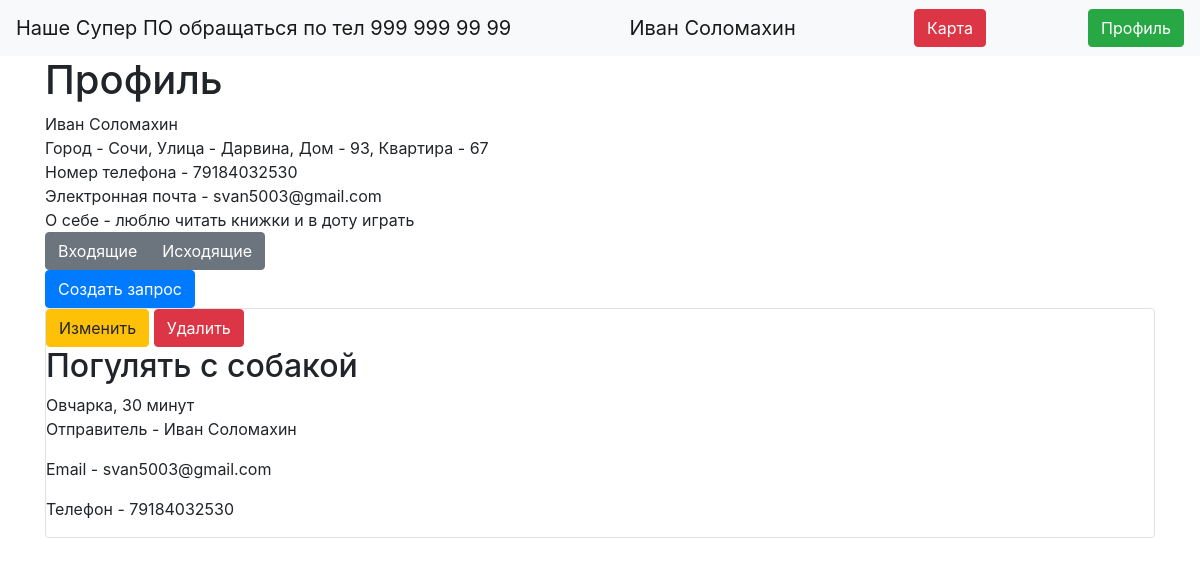
The page /profile (signed in) on the database as committed earlier.
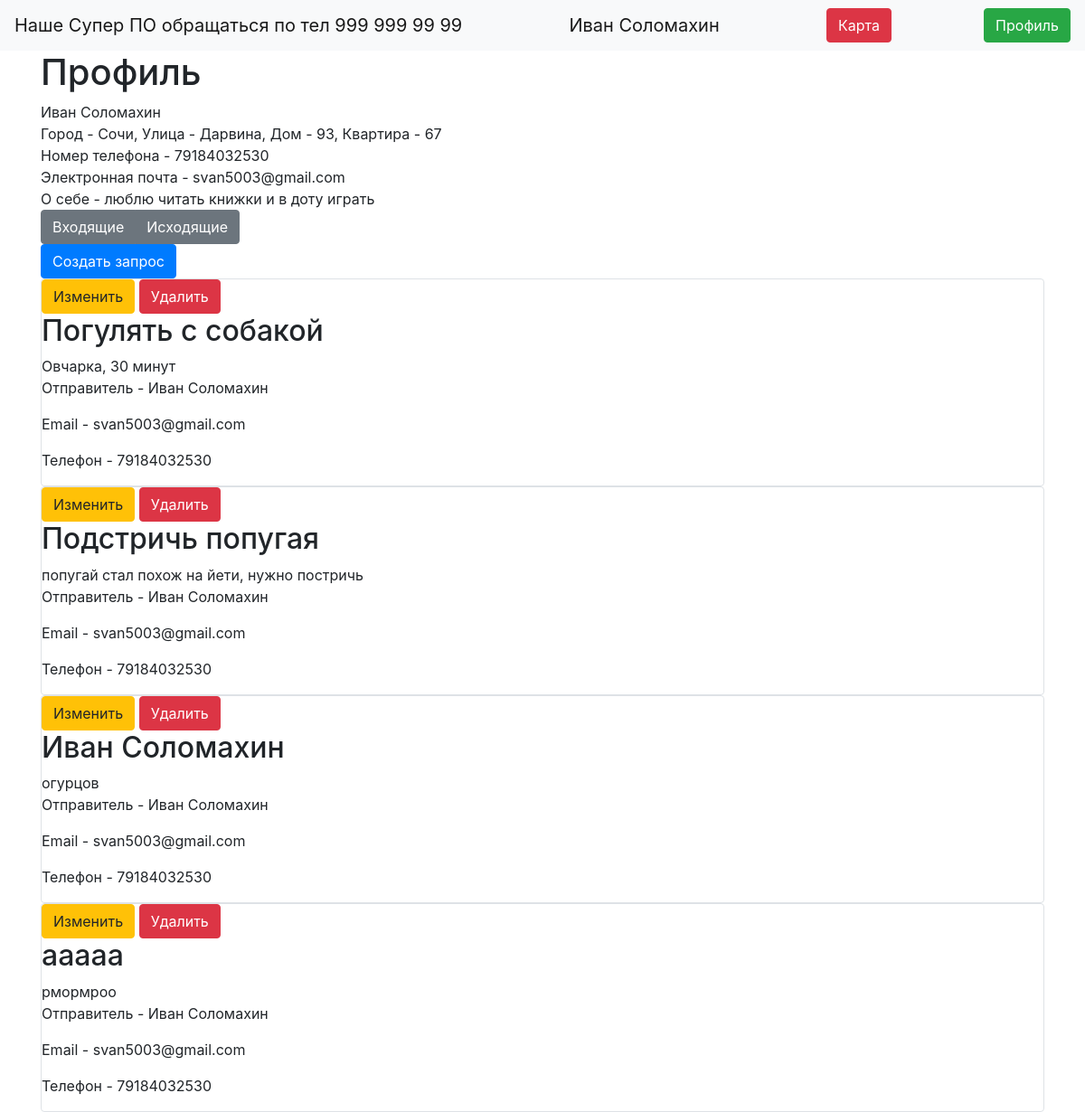
The same page on the database as committed later.
### data/users.py (models this page shows, shortened)
class User(SqlAlchemyBase, UserMixin):
    __tablename__ = 'users'
    id = sqlalchemy.Column(sqlalchemy.Integer,
                           primary_key=True, autoincrement=True)
    surname = sqlalchemy.Column(sqlalchemy.String, nullable=True)
    name = sqlalchemy.Column(sqlalchemy.String, nullable=True)
    address = sqlalchemy.Column(sqlalchemy.JSON, nullable=True)
    telephone_number = sqlalchemy.Column(sqlalchemy.Integer, nullable=True)
    email = sqlalchemy.Column(sqlalchemy.String,
                              index=True, unique=True, nullable=True)
    about = sqlalchemy.Column(sqlalchemy.String, nullable=True)
    hashed_password = sqlalchemy.Column(sqlalchemy.String, nullable=True)
    outgoing_requests = orm.relation("Request", secondary="outgoing_requests")
    ingoing_requests = orm.relation("Request", secondary="ingoing_requests")

### data/requests.py (models this page shows)
class Request(SqlAlchemyBase):
    __tablename__ = 'requests'
    id = sqlalchemy.Column(sqlalchemy.Integer,
                           primary_key=True, autoincrement=True)
    name = sqlalchemy.Column(sqlalchemy.String, nullable=True)
    description = sqlalchemy.Column(sqlalchemy.String, nullable=True)
    address = sqlalchemy.Column(sqlalchemy.String, nullable=True)
    sender_id = sqlalchemy.Column(sqlalchemy.Integer, sqlalchemy.ForeignKey("users.id"))
    provider_id = sqlalchemy.Column(sqlalchemy.Integer, sqlalchemy.ForeignKey("users.id"))
    is_active = sqlalchemy.Column(sqlalchemy.Boolean, default=False)

### main.py (the view)
@app.route("/profile")
def profile():
    global flag_1
    if flag_1:
        requests = current_user.outgoing_requests
    else:
        requests = current_user.ingoing_requests
    return render_template("profile.html", requests=requests, flag=flag_1)

### data/db_session.py (called while the page is built)
def create_session() -> Session:
    global __factory
    return __factory()

### main.py (called while the page is built)
@login_manager.user_loader
def load_user(user_id):
    session = db_session.create_session()
    return session.query(User).get(user_id)

### templates/profile.html
{% extends "base.html" %}
{% block content %}
<h1>Профиль</h1>
<div class="col-md8">
    <div>{{current_user.name + " " + current_user.surname}}</div>
    <div>Город - {{ current_user.address["city"] }}, Улица - {{ current_user.address["street"] }}, Дом - {{
        current_user.address["building"] }}, Квартира - {{ current_user.address["flat"] }}
    </div>
    <div>Номер телефона - {{ current_user.telephone_number }}</div>
    <div>Электронная почта - {{ current_user.email }}</div>
    <div>О себе - {{ current_user.about }}</div>
</div>
<div class="btn-group" role="group" aria-label="Basic example">
    <a class="btn btn-secondary" href="/profile/switch/ingoing">Входящие</a>
    <a type="button" class="btn btn-secondary" href="/profile/switch/outgoing">Исходящие</a>
</div>
<div>
    <a type="button" class="btn btn-primary" href="/request">Создать запрос</a>
</div>
{% for item in requests %}
<div class="col-md6 border rounded">
    {% if current_user.is_authenticated and flag %}
        <a href="/request/{{ item.id }}" class="btn btn-warning">Изменить</a>
        <a href="/request_delete/{{ item.id }}" class="btn btn-danger">Удалить</a>
    {% endif %}
    <h2>{{item.name}}</h2>
    <div>
        {{item.description}}
    </div>
    <div>
        <p>Отправитель - {{current_user.name + " " + current_user.surname}}</p>
        <p>Email - {{current_user.email}}</p>
        <p>Телефон - {{current_user.telephone_number}}</p>
    </div>
</div>
{% endfor %}
{% endblock %}

### templates/base.html (shortened to what this page needs)
<!doctype html>
<html lang="en">
<head>
    <link rel="stylesheet"
          href="https://stackpath.bootstrapcdn.com/bootstrap/4.4.1/css/bootstrap.min.css"
>
</head>
<body>
<header>
    <nav class="navbar navbar-light bg-light">
        <a class="navbar-brand" href="#">Наше Супер ПО обращаться по тел 999 999 99 99</a>
        {% if current_user.is_authenticated %}
        <a class="navbar-brand" href="/logout">{{ current_user.name + " " + current_user.surname}}</a>
        <a class="btn btn-danger" href="/map">Карта</a>
        <a class="btn btn-success" href="/profile">Профиль</a>
        {% else %}
        <p>
        <a class="btn btn-primary " href="/register">Зарегистрироваться</a>
        <a class="btn btn-success" href="/login">Войти</a>
        </p>
{% endif %}
    </nav>
</header>
<main role="main" class="container">
    {% block content %}{% endblock %}
</main>
</body>
</html>

Rows that differ between the two databases and show on the page:
added Request: name "Подстричь попугая", description "попугай стал похож на йети, нужно постричь", {{ current_user.name + " " + current_user.surname }} "Иван Соломахин", {{ current_user.email }} "svan5003@gmail.com", {{ current_user.telephone_number }} "79184032530"
added Request: name "Иван Соломахин", description "огурцов", {{ current_user.name + " " + current_user.surname }} "Иван Соломахин", {{ current_user.email }} "svan5003@gmail.com", {{ current_user.telephone_number }} "79184032530"
added Request: name "ааааа", description "рмормроо", {{ current_user.name + " " + current_user.surname }} "Иван Соломахин", {{ current_user.email }} "svan5003@gmail.com", {{ current_user.telephone_number }} "79184032530"
